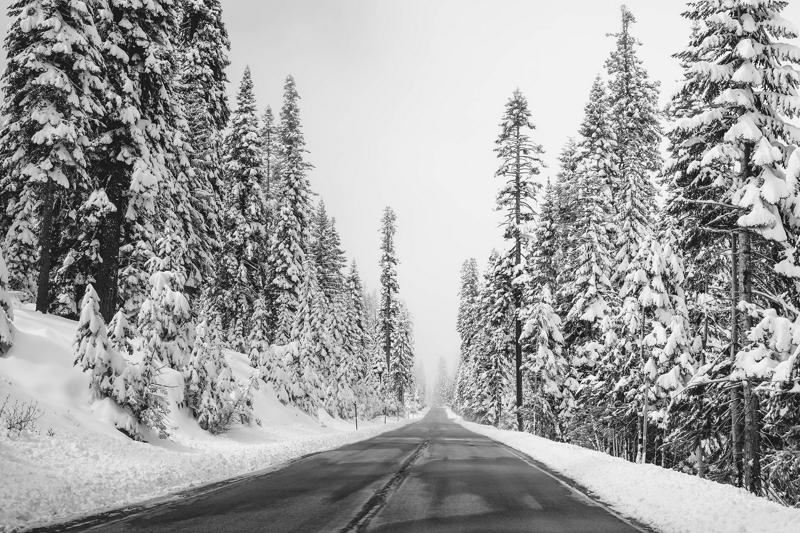
%> input picture Part-1_ Image Enhancement/images/image2.jpg, 800 x 533 px
$ octave visualize_LoG.m   (GNU Octave 9; MATLAB toolbox functions it lacks are replaced by stand-ins)
%> lines starting %> are read from the running program, lines starting %| are printed output that depends on the picture
### Part-1_ Image Enhancement/compute_LoG.m
function imOut = compute_LoG(image, LOG_type)
%> called with image = 'images/image2.jpg', LOG_type = 1

s1 = 0.5;
s2 = s1*1.6; %from literature use factor of 1.6
kernel_size=5;

image=im2double(imread(image));
%> image: size 533x800 double; min 0, max 1, mean 0.627

switch LOG_type
    case 1

        laplacian_kernel = fspecial('laplacian');
        gauss_kernel= gauss2D(s1,kernel_size);

        intermediate=imfilter( image,gauss_kernel);
        image_m1= imfilter(intermediate,laplacian_kernel);
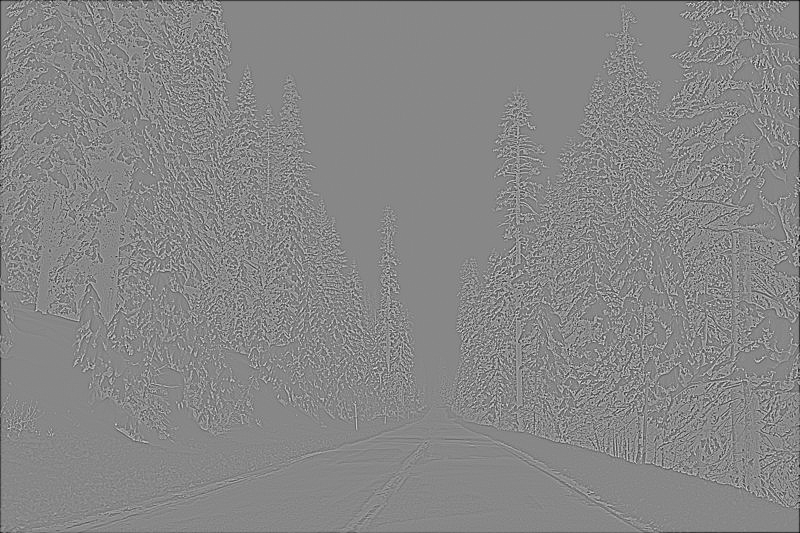
%> image_m1: size 533x800 double; min -1.21, max 1.06, mean -0.00335; drawn with min black and max white
        %imOut=image_m1;
        imOut=rescale(image_m1);  %rescales image to [0,1]

    case 2

        log_kernel =  fspecial('log',kernel_size,s1);
        image_m2= imfilter(image,log_kernel);
        %imOut=image_m2;
        imOut=rescale(image_m2);

    case 3

        %DoG=gauss2D(s1,5)-gauss2D(s2,5);
        DoG=gauss2D(s2,5)-gauss2D(s1,5);
        image_m3= imfilter(image,DoG);
        %imOut=image_m3;
        imOut=rescale(image_m3);

end
end

### Part-1_ Image Enhancement/gauss2D.m
function G = gauss2D( sigma , kernel_size )

    G= gauss1D(sigma , kernel_size)'*gauss1D(sigma , kernel_size);
    G=G/sum(G,'all');

end

### Part-1_ Image Enhancement/gauss1D.m
function G = gauss1D( sigma , kernel_size )
    G = zeros(1, kernel_size);
    if mod(kernel_size, 2) == 0
        error('kernel_size must be odd, otherwise the filter will not have a center to convolve on')
    end

    domain = [-floor(kernel_size/2):floor(kernel_size/2)];

    G = (1/(sqrt(2*pi)*sigma))*exp(-domain.^2/(2*sigma^2));

    G=G/sum(G);

end

### Part-1_ Image Enhancement/visualize_LoG.m

img1=compute_LoG('images/image2.jpg',1);
img2=compute_LoG('images/image2.jpg',2);
img3=compute_LoG('images/image2.jpg',3);


box1 = [img1,img2,img3];
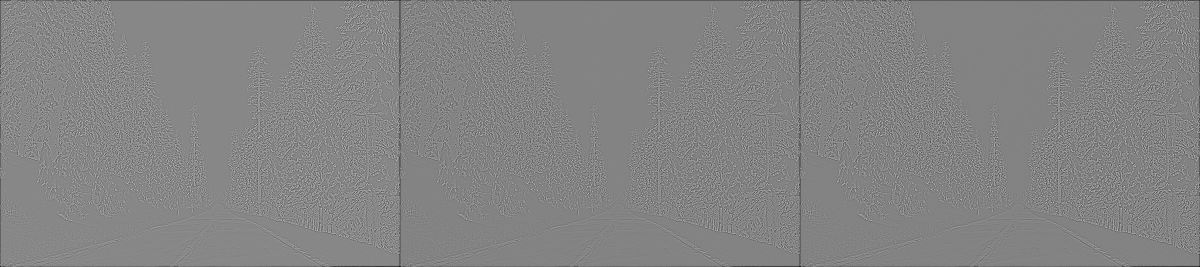
%> box1: size 533x2400 double (shown at 1/2 size); min 0, max 1, mean 0.519
box2 = [imbinarize(img1),imbinarize(img2),imbinarize(img3)];
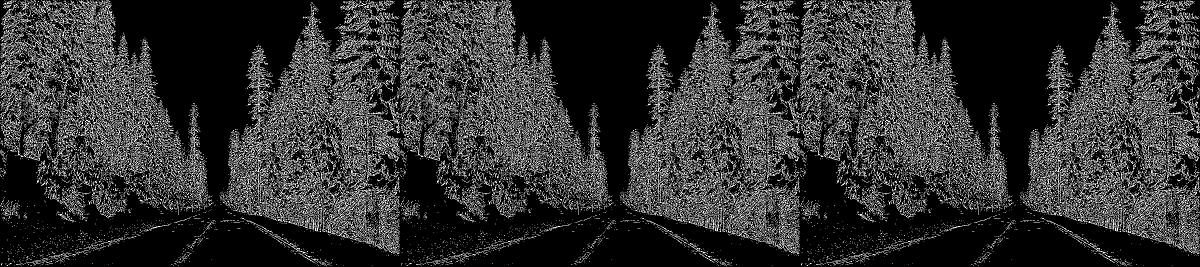
%> box2: size 533x2400 logical (shown at 1/2 size); 19.6% white in thin lines or dots

figure(1)
montage(box1,'size',[1 NaN]);
figure(2)
montage(box2,'size',[1 NaN]);

imwrite(box1,'images/laplacian.png')

imwrite(box2,'images/laplacian_binarized.png')

$ run again, with Part-1_ Image Enhancement/images/image1.jpg copied over Part-1_ Image Enhancement/images/image2.jpg
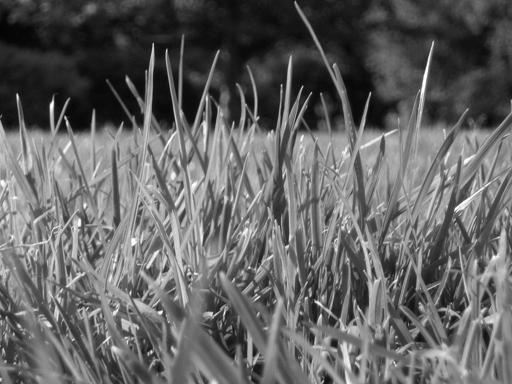
%> input picture Part-1_ Image Enhancement/images/image1.jpg, 512 x 384 px
%> `box1 = [img1,img2,img3];`:
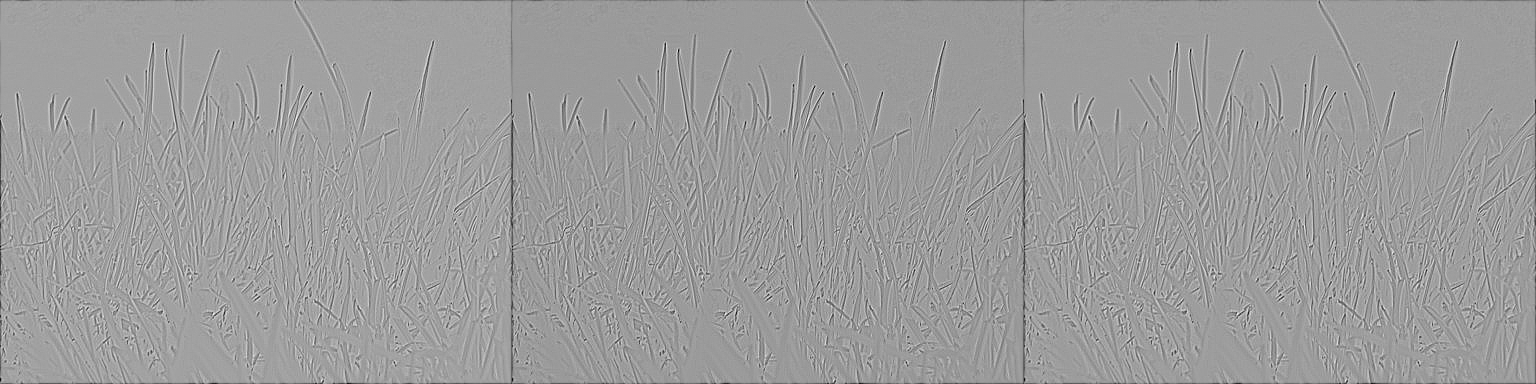
%> box1: size 384x1536 double; min 0, max 1, mean 0.616
%> `box2 = [imbinarize(img1),imbinarize(img2),imbinarize(img3)];`:
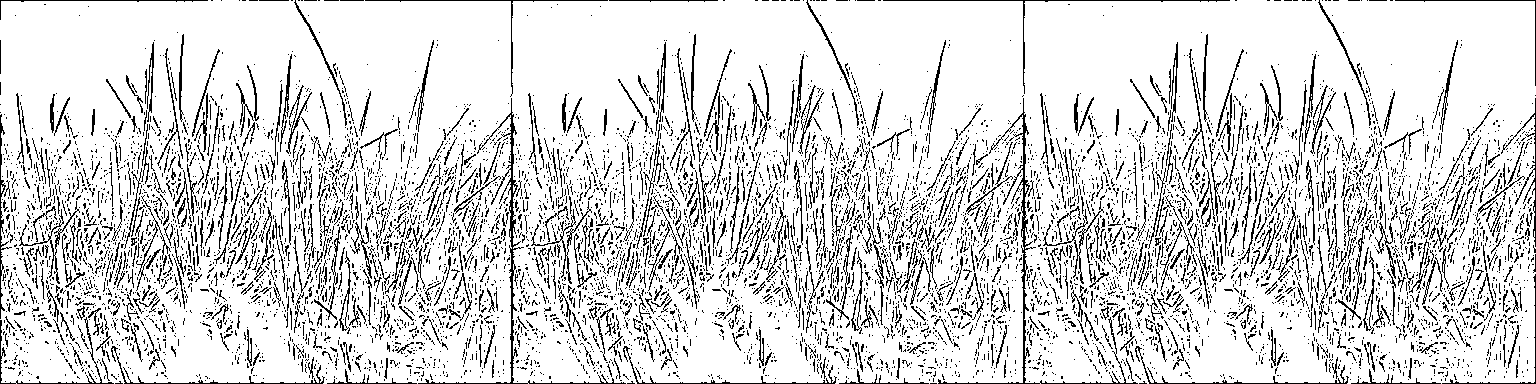
%> box2: size 384x1536 logical; 85.2% white; black in thin lines or dots
